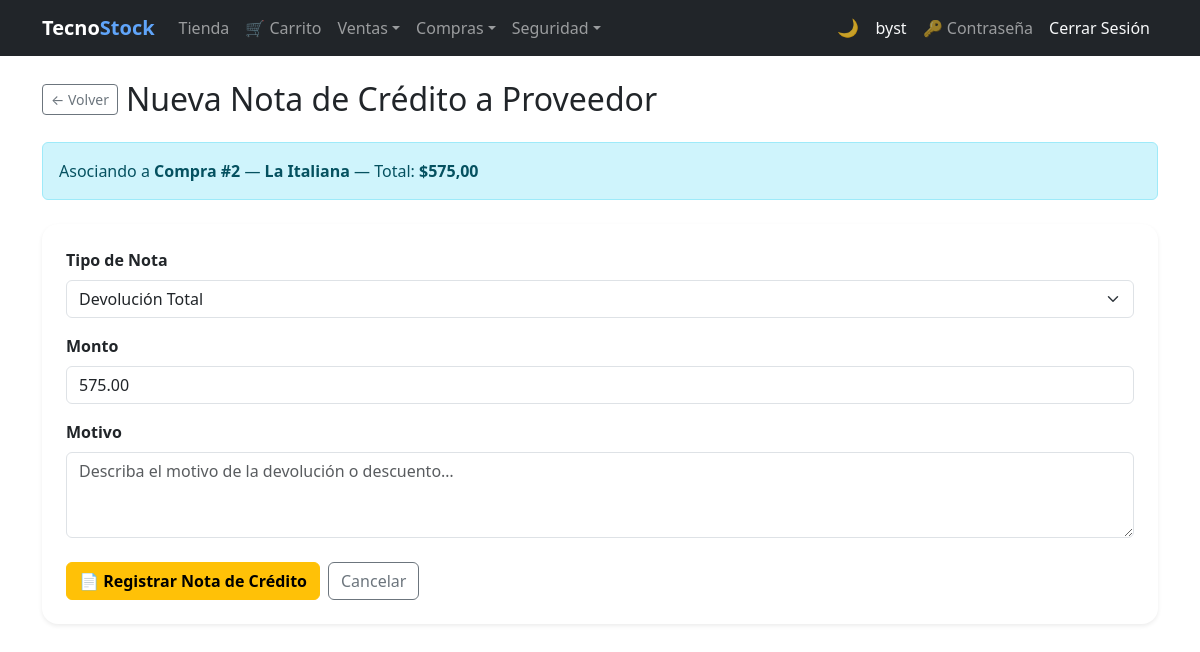
The page /purchases/2/credit-note/ (signed in) on the database its author committed.
### purchasing/models.py (models this page shows, shortened)
class Purchase(models.Model):
    BORRADOR   = 0
    CONFIRMADA = 1
    ANULADA    = 2
    ESTADO_CHOICES = [
        (BORRADOR,   'Borrador'),
        (CONFIRMADA, 'Confirmada'),
        (ANULADA,    'Anulada'),
    ]
    PENDIENTE = 'PENDIENTE'
    PAGADA    = 'PAGADA'
    ESTADO_PAGO_CHOICES = [
        (PENDIENTE, 'Pendiente'),
        (PAGADA,    'Pagada'),
    ]
    CONTADO = 'contado'
    CREDITO = 'credito'
    TIPO_PAGO_CHOICES = [
        (CONTADO, 'Contado'),
        (CREDITO, 'Crédito'),
    ]
    supplier        = models.ForeignKey(
                          Supplier, on_delete=models.PROTECT,
                          related_name='purchases', verbose_name='Proveedor')
    document_number = models.CharField(max_length=20, verbose_name='N° Documento')
    purchase_date   = models.DateField(auto_now_add=True, verbose_name='Fecha')
    subtotal        = models.DecimalField(max_digits=12, decimal_places=2, default=0, verbose_name='Subtotal')
    tax             = models.DecimalField(max_digits=12, decimal_places=2, default=0, verbose_name='IVA')
    total           = models.DecimalField(max_digits=12, decimal_places=2, default=0, verbose_name='Total')
    estado          = models.PositiveSmallIntegerField(
                          choices=ESTADO_CHOICES, default=BORRADOR, verbose_name='Estado')
    is_active       = models.BooleanField(default=True, verbose_name='Activo')
    saldo           = models.DecimalField(
                          max_digits=12, decimal_places=2, default=0,
                          verbose_name='Saldo pendiente de pago')
    estado_pago     = models.CharField(
                          max_length=10, choices=ESTADO_PAGO_CHOICES,
                          default=PENDIENTE, verbose_name='Estado de pago')
    tipo_pago       = models.CharField(
                          max_length=10, choices=TIPO_PAGO_CHOICES,
                          default=CREDITO, verbose_name='Tipo de pago')
    class Meta:
        verbose_name        = 'Compra'
        verbose_name_plural = 'Compras'
        ordering = ['-purchase_date', '-id']
        constraints = [
            models.UniqueConstraint(
                fields=['document_number', 'supplier'],
                name='unique_purchase_per_supplier'
            )
        ]
    @property
    def can_credit_note(self):return self.estado == self.CONFIRMADA

### billing/models.py (models this page shows, shortened)
class Supplier(models.Model):
    name = models.CharField(max_length=200, verbose_name='Company Name')
    contact_name = models.CharField(max_length=200, blank=True, null=True)
    email = models.EmailField(blank=True, null=True)
    phone = models.CharField(max_length=20, blank=True, null=True)
    address = models.TextField(blank=True, null=True)
    photo = models.ImageField(upload_to='suppliers/', blank=True, null=True, verbose_name='Logo')
    is_active = models.BooleanField(default=True)
    created_at = models.DateTimeField(auto_now_add=True)
    updated_at = models.DateTimeField(auto_now=True)
    class Meta:
        verbose_name = 'Supplier'
        verbose_name_plural = 'Suppliers'
        ordering = ['name']

### purchasing/views.py (the view)
# urls.py: path('<int:pk>/credit-note/', views.supplier_credit_note_create, name='supplier_credit_note_create'),
@roles_required(*_PURCHASING_ROLES)
def supplier_credit_note_create(request, pk):
    purchase = get_object_or_404(Purchase, pk=pk)
    if not purchase.can_credit_note:
        messages.error(request, 'Solo se pueden emitir notas de crédito sobre compras confirmadas.')
        return redirect('purchasing:purchase_detail', pk=pk)
    if request.method == 'POST':
        form = SupplierCreditNoteForm(request.POST)
        if form.is_valid():
            note          = form.save(commit=False)
            note.purchase = purchase
            note.save()
            messages.success(request,
                f'Nota de crédito NC-P{note.id} registrada sobre Compra #{purchase.id}.')
            return redirect('purchasing:purchase_detail', pk=purchase.pk)
    else:
        form = SupplierCreditNoteForm(initial={
            'amount': purchase.total,
            'tipo':   SupplierCreditNote.TIPO_TOTAL,
        })
    return render(request, 'purchasing/supplier_credit_note_form.html', {
        'form': form, 'purchase': purchase,
    })

### purchasing/forms.py
class SupplierCreditNoteForm(forms.ModelForm):
    class Meta:
        model  = SupplierCreditNote
        fields = ['tipo', 'amount', 'reason']
        labels = {
            'tipo':   'Tipo de Nota',
            'amount': 'Monto',
            'reason': 'Motivo',
        }
        widgets = {
            'tipo':   forms.Select(attrs={'class': 'form-select'}),
            'amount': forms.NumberInput(attrs={
                          'class': 'form-control', 'step': '0.01', 'min': '0.01'}),
            'reason': forms.Textarea(attrs={
                          'class': 'form-control', 'rows': 3,
                          'placeholder': 'Describa el motivo de la devolución o descuento…'}),
        }

### security/templatetags/security_tags.py (called while the page is built)
@register.filter(name='has_group')
def has_group(user, group_name):
    if not user.is_authenticated:
        return False
    if user.is_superuser:  # el superusuario ve todo
        return True
    return user.groups.filter(name=group_name).exists()

### purchasing/templates/purchasing/supplier_credit_note_form.html (shortened to what this page needs)
{% extends 'billing/base.html' %}
{% block content %}
<div class="d-flex align-items-center gap-2 mb-4">
  <a href="{% url 'purchasing:purchase_detail' purchase.pk %}"
     class="btn btn-outline-secondary btn-sm">&#8592; Volver</a>
  <h2 class="mb-0">Nueva Nota de Crédito a Proveedor</h2>
</div>
<div class="alert alert-info mb-4">
  Asociando a <strong>Compra #{{ purchase.id }}</strong>
  — <strong>{{ purchase.supplier.name }}</strong>
  — Total: <strong>${{ purchase.total }}</strong>
</div>
<div class="card border-0 shadow-sm rounded-4">
  <div class="card-body p-4">
    <form method="post" novalidate>
      <div class="mb-3">
        <label class="form-label fw-semibold">{{ form.tipo.label }}</label>
        {{ form.tipo }}
      </div>
      <div class="mb-3">
        <label class="form-label fw-semibold">{{ form.amount.label }}</label>
        {{ form.amount }}
      </div>
      <div class="mb-4">
        <label class="form-label fw-semibold">{{ form.reason.label }}</label>
        {{ form.reason }}
      </div>
      <div class="d-flex gap-2">
        <button type="submit" class="btn btn-warning fw-semibold">
          &#128196; Registrar Nota de Crédito
        </button>
        <a href="{% url 'purchasing:purchase_detail' purchase.pk %}"
           class="btn btn-outline-secondary">Cancelar</a>
      </div>
    </form>
  </div>
</div>
{% endblock %}

### billing/templates/billing/base.html (shortened to what this page needs)
{% load security_tags %}
<!DOCTYPE html>
<html lang="es">
<head>
  <link href="https://cdn.jsdelivr.net/npm/bootstrap@5.3.0/dist/css/bootstrap.min.css" rel="stylesheet">
</head>
<body>
<nav class="navbar navbar-expand-lg navbar-dark bg-dark">
  <div class="container">
    <a class="navbar-brand fw-bold" href="{% url 'billing:home' %}">Tecno<span class="nav-brand-accent">Stock</span></a>
    <div class="collapse navbar-collapse" id="nav">
      <ul class="navbar-nav me-auto">
        {% if user.is_authenticated %}
        {% if user|has_group:'Cliente' %}
        <li class="nav-item"><a class="nav-link" href="{% url 'store:catalog' %}">Tienda</a></li>
        <li class="nav-item"><a class="nav-link" href="{% url 'store:cart' %}">&#128722; Carrito</a></li>
        {% endif %}
        <li class="nav-item dropdown">
          <a class="nav-link dropdown-toggle" href="#" role="button" data-bs-toggle="dropdown" aria-expanded="false">Ventas</a>
        </li>
        {% if user|has_group:'Analista de Compras' or user|has_group:'Administrador' or not user|has_any_group %}
        <li class="nav-item dropdown">
          <a class="nav-link dropdown-toggle" href="#" role="button" data-bs-toggle="dropdown" aria-expanded="false">Compras</a>
        </li>
        {% endif %}
        {% if user|has_group:'Administrador' %}
        <li class="nav-item dropdown">
          <a class="nav-link dropdown-toggle" href="#" role="button" data-bs-toggle="dropdown" aria-expanded="false">Seguridad</a>
        </li>
        {% endif %}
        {% endif %}
      </ul>
      <ul class="navbar-nav align-items-center">
        <li class="nav-item"><button type="button" class="theme-toggle-btn" id="theme-toggle" onclick="toggleTheme()" title="Cambiar tema claro / oscuro"><span id="theme-icon">&#127769;</span></button></li>
        <li class="nav-item">{% if user.is_authenticated %}<a class="nav-link text-light" href="{% url 'billing:dashboard' %}">{{ user.username }}</a>{% endif %}</li>
        <li class="nav-item">{% if user.is_authenticated %}<a class="nav-link" href="{% url 'password_change' %}" title="Cambiar contraseña">&#128273; Contraseña</a>{% endif %}</li>
        <li class="nav-item">{% if user.is_authenticated %}<form method="post" action="{% url 'logout' %}" class="d-inline">{% csrf_token %}<button type="submit" class="nav-link btn btn-link text-light btn-nav-link">Cerrar Sesión</button></form>{% else %}<a class="nav-link" href="{% url 'login' %}">Iniciar Sesión</a>{% endif %}</li>
      </ul>
    </div>
  </div>
</nav>
<div class="container mt-4">
  {% block content %}{% endblock %}
</div>
</body>
</html>

### billing/templates/billing/base.html (style rules this page uses)
.btn-nav-link { text-decoration: none; }
.nav-brand-accent { color: #60a5fa; }
.theme-toggle-btn { background: none; border: none; cursor: pointer; font-size: 1.1rem; line-height: 1; padding: .375rem .5rem; border-radius: .375rem; transition: background .2s; color: rgba(255,255,255,.75); }

### rows shown on the page
Purchase: id "2", supplier.name "La Italiana", total "575,00"

### other values the page prints
{{ user.username }} "byst"
